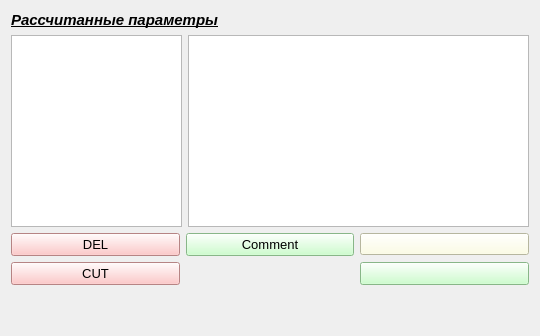
               <widget class="QWidget" name="tab_7">
                <attribute name="title">
                 <string>7</string>
                </attribute>
                <attribute name="toolTip">
                 <string>&lt;html&gt;&lt;head/&gt;&lt;body&gt;&lt;p&gt;Рассчитанные параметры&lt;/p&gt;&lt;/body&gt;&lt;/html&gt;</string>
                </attribute>
                <layout class="QGridLayout" name="gridLayout_105">
                 <item row="0" column="0">
                  <widget class="QLabel" name="label_param_10">
                   <property name="font">
                    <font>
                     <pointsize>11</pointsize>
                     <weight>75</weight>
                     <italic>true</italic>
                     <bold>true</bold>
                     <underline>true</underline>
                    </font>
                   </property>
                   <property name="text">
                    <string>Рассчитанные параметры</string>
                   </property>
                  </widget>
                 </item>
                 <item row="1" column="0" colspan="2">
                  <layout class="QGridLayout" name="gridLayout_104" columnstretch="1,2">
                   <item row="0" column="0">
                    <widget class="QListWidget" name="listWidget_calc_data"/>
                   </item>
                   <item row="0" column="1">
                    <widget class="QTextEdit" name="textEdit_calc_data_info"/>
                   </item>
                  </layout>
                 </item>
                 <item row="2" column="0" colspan="2">
                  <layout class="QGridLayout" name="gridLayout_103">
                   <item row="0" column="1">
                    <widget class="QPushButton" name="pushButton_calc_data_comment">
                     <property name="font">
                      <font>
                       <pointsize>10</pointsize>
                      </font>
                     </property>
                     <property name="styleSheet">
                      <string notr="true">background-color: rgb(191, 255, 191);</string>
                     </property>
                     <property name="text">
                      <string>Comment</string>
                     </property>
                    </widget>
                   </item>
                   <item row="0" column="2">
                    <widget class="QPushButton" name="pushButton_model_reg_2">
                     <property name="styleSheet">
                      <string notr="true">background-color: rgb(255, 255, 222);</string>
                     </property>
                     <property name="text">
                      <string/>
                     </property>
                    </widget>
                   </item>
                   <item row="0" column="0">
                    <widget class="QPushButton" name="pushButton_del_calc_data">
                     <property name="font">
                      <font>
                       <pointsize>10</pointsize>
                      </font>
                     </property>
                     <property name="toolTip">
                      <string>Удалить выбранный параметр</string>
                     </property>
                     <property name="styleSheet">
                      <string notr="true">background-color: rgb(255, 185, 185);</string>
                     </property>
                     <property name="text">
                      <string>DEL</string>
                     </property>
                    </widget>
                   </item>
                   <item row="1" column="2">
                    <widget class="QPushButton" name="pushButton_add_reg_param_2">
                     <property name="font">
                      <font>
                       <pointsize>10</pointsize>
                      </font>
                     </property>
                     <property name="toolTip">
                      <string>Добавить параметр</string>
                     </property>
                     <property name="autoFillBackground">
                      <bool>false</bool>
                     </property>
                     <property name="styleSheet">
                      <string notr="true">background-color: rgb(191, 255, 191);</string>
                     </property>
                     <property name="text">
                      <string/>
                     </property>
                    </widget>
                   </item>
                   <item row="1" column="0">
                    <widget class="QPushButton" name="pushButton_cut_calc_data">
                     <property name="font">
                      <font>
                       <pointsize>10</pointsize>
                      </font>
                     </property>
                     <property name="toolTip">
                      <string>Очистить список параметров</string>
                     </property>
                     <property name="styleSheet">
                      <string notr="true">background-color: rgb(255, 185, 185);</string>
                     </property>
                     <property name="text">
                      <string>CUT</string>
                     </property>
                    </widget>
                   </item>
                  </layout>
                 </item>
                 <item row="3" column="0">
                  <spacer name="verticalSpacer_4">
                   <property name="orientation">
                    <enum>Qt::Vertical</enum>
                   </property>
                   <property name="sizeHint" stdset="0">
                    <size>
                     <width>20</width>
                     <height>40</height>
                    </size>
                   </property>
                  </spacer>
                 </item>
                 <item row="3" column="1">
                  <spacer name="verticalSpacer_5">
                   <property name="orientation">
                    <enum>Qt::Vertical</enum>
                   </property>
                   <property name="sizeHint" stdset="0">
                    <size>
                     <width>20</width>
                     <height>40</height>
                    </size>
                   </property>
                  </spacer>
                 </item>
                </layout>
               </widget>
